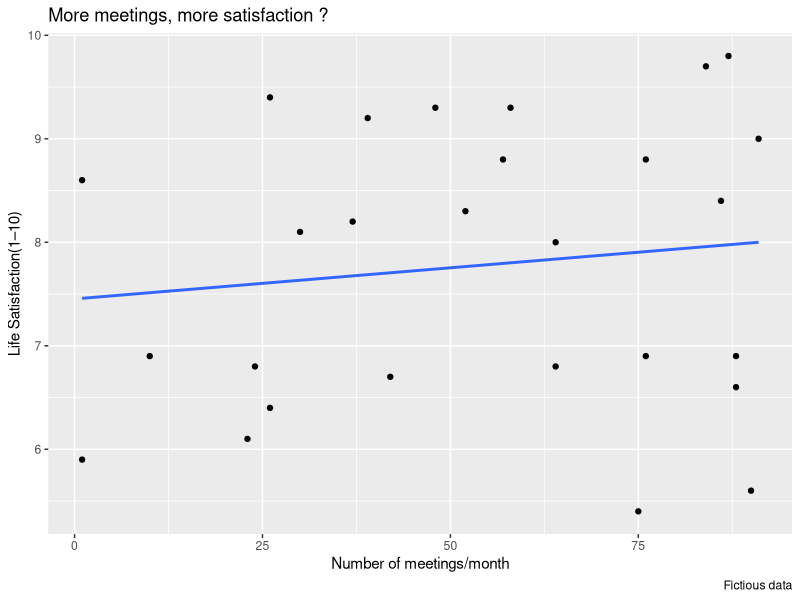

Generate this figure with R: (Note: this script raises an error after producing the figure.)
## ---- chunk 1
knitr::opts_chunk$set(echo = F, warning=F, message=F)

#We clear the environment 
rm(list=ls())

#Useful libraries
library(dplyr)
library(readr)
library(xtable) #To format tables and export them in .tex format
library(kableExtra) #To visualise tables in a PDF document
library(readxl) # To import xls files
library(haven) #To import .dta files
library(here) #To correctly set the working directory
library(reshape2) #To modify dataframes
library(stringr) #To substract strings
library(collapse) #For fast data transformation
library(ggplot2) #For figures
library(cowplot) #For multiple figures
library(gtable)
library(grid)
library(ggtext)
library(tidyverse)

#Data import
members_fun <- read_csv(file = here("data_out", "dial_members_fun.csv"))

#Set some interesting paths
fig_dir <- here::here("paper_presentation", "figures")
tab_dir <- here::here("paper_presentation", "tables")

## ---- chunk 2

#Prepare the plot
fig_meetings_satisfaction <- ggplot(members_fun, aes(x = meetings_month, y = life_satisfaction)) +
  geom_point() +
  geom_smooth(method = "lm", se = FALSE) +
  labs(
    title    = "More meetings, more satisfaction ?",
    x        = "Number of meetings/month",
    y        = "Life Satisfaction(1–10)",
    caption  = "Fictious data"
  )

#Display the plot
fig_meetings_satisfaction

#Save the plot
ggsave(filename = "meetings_satisfaction.png", plot = fig_meetings_satisfaction, path = fig_dir, limitsize=FALSE, width = 11, height = 5)

## ---- chunk 3
#List of variables
vars <- c(
  "coffee_cups_week",
  "git_commits",
  "overleaf_projects",
  "meetings_month",
  "has_cat",
  "life_satisfaction"
)

#Generate the descriptive statistics table 
desc_table <- members_fun %>%
  summarise( across(all_of(vars),
             list(
               n = ~sum(!is.na(.)),
               mean = ~mean(., na.rm = TRUE),
               sd = ~sd(., na.rm = TRUE),
               min = ~min(., na.rm = TRUE), 
               max = ~max(., na.rm = TRUE)),
             .names = "{.col}_{.fn}"),
            .groups = "drop") %>%
              pivot_longer(
                everything(),
                names_to = c("variable", "stat"),
                # REGEX: capture everything before last "_" and everything after
                names_pattern = "(.+)_(n|mean|sd|min|max)$",
                values_to = "value") %>%
              pivot_wider(
                names_from = stat,
                values_from = value)

desc_table$variable <- c(
  "Coffee cups/week",
  "Nb. Git commits",
  "Nb. Overleaf projects",
  "Nb. Meetings/month",
  "Has a cat",
  "Life satisfaction Index (1-10)"
)

#Kable 
k_desc_table <- kable(desc_table,
                       linesep = "",
                      digits = 1, 
                      align = c("l","c", "c", "c", "c", "c"),
                      caption = "\\label{tab:desc-stats}Descriptive statistics of the sample of DIAL PhD Candidates",
                      format = "latex",
                      booktabs = TRUE,
                      col.names = c("Variable","Nb. Obs", "Mean", "SD", "Min", "Max"),
                      row.names = F, 
                      escape = F) %>%
 kable_styling(latex_options = c("hold_position","scale_down")) %>%
  row_spec(0, bold = F) %>%
  add_header_above(c(" ", "I" = 1, "can add"= 2, "stuff above" = 2)) %>%
  pack_rows("And create", 1, 2) %>%
  pack_rows("some random", 3, 4) %>%
  pack_rows("groupings", 5, 6) %>%
  footnote(general = "Source is bullshit extracted from the DIAL-IRD website on December 2025. Authors' calculations.", general_title = "Notes:", threeparttable = T,  footnote_as_chunk = T)

#Save as .tex format
writeLines(k_desc_table, paste(tab_dir,"desc_stats.tex", sep = "/"))

#Present the table in the pdf to keep track
k_desc_table

## ---- chunk 4

#mod_stat <- lm(life_satisfaction ~ i.(status) + coffee_cups_week + has_cat, data = members_fun)
